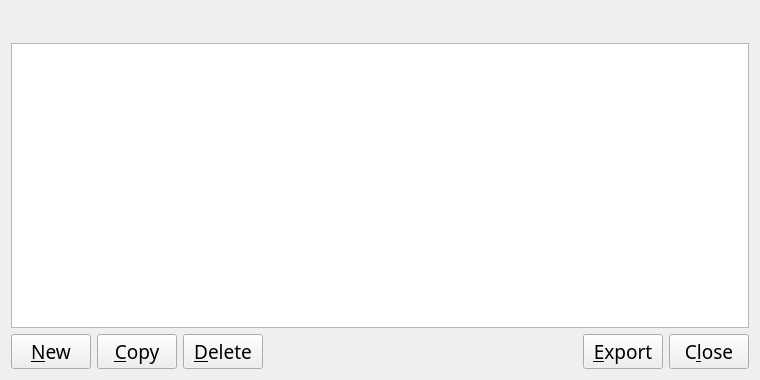
<?xml version="1.0" encoding="UTF-8"?>
<ui version="4.0">
 <class>AddressBookPage</class>
 <widget class="QWidget" name="AddressBookPage">
  <property name="geometry">
   <rect>
    <x>0</x>
    <y>0</y>
    <width>760</width>
    <height>380</height>
   </rect>
  </property>
  <property name="font">
   <font>
    <family>Ara Hamah 1982</family>
    <pointsize>14</pointsize>
   </font>
  </property>
  <layout class="QVBoxLayout" name="verticalLayout">
   <item>
    <widget class="QLabel" name="labelExplanation">
     <property name="font">
      <font>
       <family>Ara Hamah 1982</family>
       <pointsize>14</pointsize>
      </font>
     </property>
     <property name="textFormat">
      <enum>Qt::PlainText</enum>
     </property>
     <property name="wordWrap">
      <bool>true</bool>
     </property>
    </widget>
   </item>
   <item>
    <widget class="QTableView" name="tableView">
     <property name="palette">
      <palette>
       <active>
        <colorrole role="Text">
         <brush brushstyle="SolidPattern">
          <color alpha="255">
           <red>51</red>
           <green>51</green>
           <blue>51</blue>
          </color>
         </brush>
        </colorrole>
       </active>
       <inactive>
        <colorrole role="Text">
         <brush brushstyle="SolidPattern">
          <color alpha="255">
           <red>51</red>
           <green>51</green>
           <blue>51</blue>
          </color>
         </brush>
        </colorrole>
       </inactive>
       <disabled>
        <colorrole role="Text">
         <brush brushstyle="SolidPattern">
          <color alpha="255">
           <red>85</red>
           <green>85</green>
           <blue>85</blue>
          </color>
         </brush>
        </colorrole>
       </disabled>
      </palette>
     </property>
     <property name="font">
      <font>
       <family>Ara Hamah 1982</family>
       <pointsize>14</pointsize>
      </font>
     </property>
     <property name="contextMenuPolicy">
      <enum>Qt::CustomContextMenu</enum>
     </property>
     <property name="toolTip">
      <string>Right-click to edit address or label</string>
     </property>
     <property name="tabKeyNavigation">
      <bool>false</bool>
     </property>
     <property name="alternatingRowColors">
      <bool>true</bool>
     </property>
     <property name="selectionMode">
      <enum>QAbstractItemView::SingleSelection</enum>
     </property>
     <property name="selectionBehavior">
      <enum>QAbstractItemView::SelectRows</enum>
     </property>
     <property name="sortingEnabled">
      <bool>true</bool>
     </property>
     <attribute name="verticalHeaderVisible">
      <bool>false</bool>
     </attribute>
    </widget>
   </item>
   <item>
    <layout class="QHBoxLayout" name="horizontalLayout">
     <item>
      <widget class="QPushButton" name="newAddress">
       <property name="font">
        <font>
         <family>Ara Hamah 1982</family>
         <pointsize>14</pointsize>
        </font>
       </property>
       <property name="toolTip">
        <string>Create a new address</string>
       </property>
       <property name="text">
        <string>&amp;New</string>
       </property>
       <property name="icon">
        <iconset resource="../prium.qrc">
         <normaloff>:/icons/add</normaloff>:/icons/add</iconset>
       </property>
       <property name="autoDefault">
        <bool>false</bool>
       </property>
      </widget>
     </item>
     <item>
      <widget class="QPushButton" name="copyAddress">
       <property name="font">
        <font>
         <family>Ara Hamah 1982</family>
         <pointsize>14</pointsize>
        </font>
       </property>
       <property name="toolTip">
        <string>Copy the currently selected address to the system clipboard</string>
       </property>
       <property name="text">
        <string>&amp;Copy</string>
       </property>
       <property name="icon">
        <iconset resource="../prium.qrc">
         <normaloff>:/icons/editcopy</normaloff>:/icons/editcopy</iconset>
       </property>
       <property name="autoDefault">
        <bool>false</bool>
       </property>
      </widget>
     </item>
     <item>
      <widget class="QPushButton" name="deleteAddress">
       <property name="font">
        <font>
         <family>Ara Hamah 1982</family>
         <pointsize>14</pointsize>
        </font>
       </property>
       <property name="toolTip">
        <string>Delete the currently selected address from the list</string>
       </property>
       <property name="text">
        <string>&amp;Delete</string>
       </property>
       <property name="icon">
        <iconset resource="../prium.qrc">
         <normaloff>:/icons/remove</normaloff>:/icons/remove</iconset>
       </property>
       <property name="autoDefault">
        <bool>false</bool>
       </property>
      </widget>
     </item>
     <item>
      <spacer name="horizontalSpacer">
       <property name="font">
        <font>
         <family>Ara Hamah 1982</family>
         <pointsize>14</pointsize>
        </font>
       </property>
       <property name="orientation">
        <enum>Qt::Horizontal</enum>
       </property>
       <property name="sizeHint" stdset="0">
        <size>
         <width>40</width>
         <height>20</height>
        </size>
       </property>
      </spacer>
     </item>
     <item>
      <widget class="QPushButton" name="exportButton">
       <property name="font">
        <font>
         <family>Ara Hamah 1982</family>
         <pointsize>14</pointsize>
        </font>
       </property>
       <property name="toolTip">
        <string>Export the data in the current tab to a file</string>
       </property>
       <property name="text">
        <string>&amp;Export</string>
       </property>
       <property name="icon">
        <iconset resource="../prium.qrc">
         <normaloff>:/icons/export</normaloff>:/icons/export</iconset>
       </property>
       <property name="autoDefault">
        <bool>false</bool>
       </property>
      </widget>
     </item>
     <item>
      <widget class="QPushButton" name="closeButton">
       <property name="sizePolicy">
        <sizepolicy hsizetype="Minimum" vsizetype="Minimum">
         <horstretch>0</horstretch>
         <verstretch>0</verstretch>
        </sizepolicy>
       </property>
       <property name="font">
        <font>
         <family>Ara Hamah 1982</family>
         <pointsize>14</pointsize>
        </font>
       </property>
       <property name="text">
        <string>C&amp;lose</string>
       </property>
       <property name="autoDefault">
        <bool>false</bool>
       </property>
      </widget>
     </item>
    </layout>
   </item>
  </layout>
 </widget>
 <resources>
  <include location="../prium.qrc"/>
 </resources>
 <connections/>
</ui>
